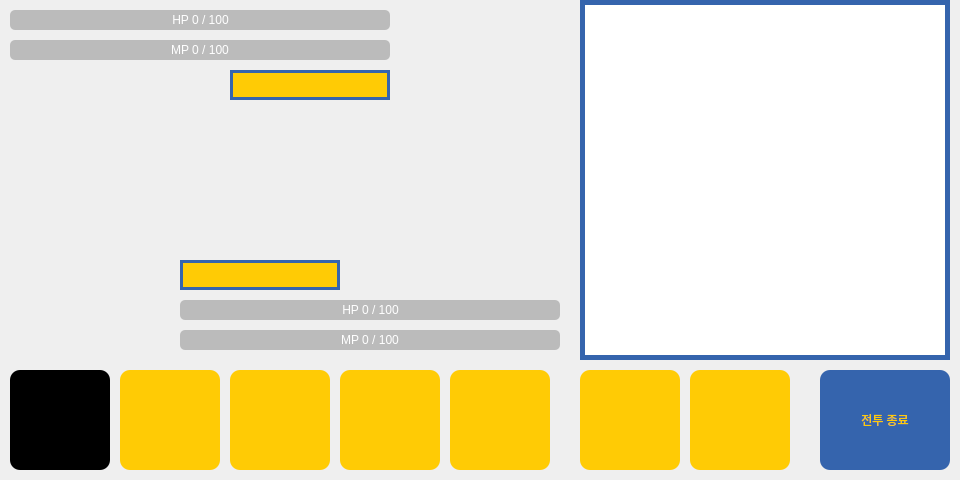
<?xml version="1.0" encoding="UTF-8"?>
<ui version="4.0">
 <class>MainWindow</class>
 <widget class="QMainWindow" name="MainWindow">
  <property name="geometry">
   <rect>
    <x>0</x>
    <y>0</y>
    <width>960</width>
    <height>480</height>
   </rect>
  </property>
  <property name="minimumSize">
   <size>
    <width>960</width>
    <height>480</height>
   </size>
  </property>
  <property name="maximumSize">
   <size>
    <width>960</width>
    <height>480</height>
   </size>
  </property>
  <property name="windowTitle">
   <string>Pokemon</string>
  </property>
  <property name="windowIcon">
   <iconset>
    <normaloff>icon/icon_pokemon96.png</normaloff>icon/icon_pokemon96.png</iconset>
  </property>
  <widget class="QWidget" name="centralwidget">
   <widget class="QLabel" name="label_mypokemon">
    <property name="geometry">
     <rect>
      <x>0</x>
      <y>180</y>
      <width>180</width>
      <height>180</height>
     </rect>
    </property>
    <property name="styleSheet">
     <string notr="true"/>
    </property>
    <property name="text">
     <string/>
    </property>
    <property name="alignment">
     <set>Qt::AlignCenter</set>
    </property>
   </widget>
   <widget class="QLabel" name="label_oppokemon">
    <property name="geometry">
     <rect>
      <x>390</x>
      <y>0</y>
      <width>180</width>
      <height>180</height>
     </rect>
    </property>
    <property name="styleSheet">
     <string notr="true"/>
    </property>
    <property name="text">
     <string/>
    </property>
    <property name="alignment">
     <set>Qt::AlignCenter</set>
    </property>
   </widget>
   <widget class="QProgressBar" name="progressBar_hp">
    <property name="geometry">
     <rect>
      <x>180</x>
      <y>300</y>
      <width>380</width>
      <height>20</height>
     </rect>
    </property>
    <property name="styleSheet">
     <string notr="true">QProgressBar{
	background-color: rgb(187, 187, 187);
	color: rgb(255, 255, 255);
	border-radius: 5px;
	border-style: none;
}
QProgressBar::chunk{
	background-color: rgb(255, 0, 0);
	margin: 3px;
	border-radius: 5px;
}</string>
    </property>
    <property name="value">
     <number>0</number>
    </property>
    <property name="alignment">
     <set>Qt::AlignCenter</set>
    </property>
    <property name="textVisible">
     <bool>true</bool>
    </property>
    <property name="invertedAppearance">
     <bool>false</bool>
    </property>
    <property name="format">
     <string>HP %p / 100</string>
    </property>
   </widget>
   <widget class="QProgressBar" name="progressBar_mp">
    <property name="geometry">
     <rect>
      <x>180</x>
      <y>330</y>
      <width>380</width>
      <height>20</height>
     </rect>
    </property>
    <property name="styleSheet">
     <string notr="true">QProgressBar{
	background-color: rgb(187, 187, 187);
	color: rgb(255, 255, 255);
	border-radius: 5px;
	border-style: none;
}
QProgressBar::chunk{
	background-color: rgb(0, 85, 255);
	margin: 3px;
	border-radius: 5px;
}</string>
    </property>
    <property name="value">
     <number>0</number>
    </property>
    <property name="alignment">
     <set>Qt::AlignCenter</set>
    </property>
    <property name="textVisible">
     <bool>true</bool>
    </property>
    <property name="format">
     <string>MP %p / 100</string>
    </property>
   </widget>
   <widget class="QProgressBar" name="progressBar_op_mp">
    <property name="geometry">
     <rect>
      <x>10</x>
      <y>40</y>
      <width>380</width>
      <height>20</height>
     </rect>
    </property>
    <property name="styleSheet">
     <string notr="true">QProgressBar{
	background-color: rgb(187, 187, 187);
	color: rgb(255, 255, 255);
	border-radius: 5px;
	border-style: none;
}
QProgressBar::chunk{
	background-color: rgb(0, 85, 255);
	margin: 3px;
	border-radius: 5px;
}</string>
    </property>
    <property name="value">
     <number>0</number>
    </property>
    <property name="alignment">
     <set>Qt::AlignCenter</set>
    </property>
    <property name="textVisible">
     <bool>true</bool>
    </property>
    <property name="format">
     <string>MP %p / 100</string>
    </property>
   </widget>
   <widget class="QProgressBar" name="progressBar_op_hp">
    <property name="geometry">
     <rect>
      <x>10</x>
      <y>10</y>
      <width>380</width>
      <height>20</height>
     </rect>
    </property>
    <property name="styleSheet">
     <string notr="true">QProgressBar{
	background-color: rgb(187, 187, 187);
	color: rgb(255, 255, 255);
	border-radius: 5px;
	border-style: none;
}
QProgressBar::chunk{
	background-color: rgb(255, 0, 0);
	margin: 3px;
	border-radius: 5px;
}</string>
    </property>
    <property name="minimum">
     <number>0</number>
    </property>
    <property name="value">
     <number>0</number>
    </property>
    <property name="alignment">
     <set>Qt::AlignCenter</set>
    </property>
    <property name="textVisible">
     <bool>true</bool>
    </property>
    <property name="invertedAppearance">
     <bool>false</bool>
    </property>
    <property name="format">
     <string>HP %p / 100</string>
    </property>
   </widget>
   <widget class="QListWidget" name="listWidget">
    <property name="geometry">
     <rect>
      <x>580</x>
      <y>0</y>
      <width>370</width>
      <height>360</height>
     </rect>
    </property>
    <property name="styleSheet">
     <string notr="true">color: rgb(53, 100, 173);
font: 14pt &quot;휴먼매직체&quot;;</string>
    </property>
    <property name="frameShape">
     <enum>QFrame::Panel</enum>
    </property>
    <property name="frameShadow">
     <enum>QFrame::Plain</enum>
    </property>
    <property name="lineWidth">
     <number>5</number>
    </property>
    <property name="defaultDropAction">
     <enum>Qt::IgnoreAction</enum>
    </property>
    <property name="alternatingRowColors">
     <bool>true</bool>
    </property>
    <property name="selectionMode">
     <enum>QAbstractItemView::NoSelection</enum>
    </property>
   </widget>
   <widget class="QPushButton" name="pushButton_back">
    <property name="geometry">
     <rect>
      <x>820</x>
      <y>370</y>
      <width>130</width>
      <height>100</height>
     </rect>
    </property>
    <property name="minimumSize">
     <size>
      <width>80</width>
      <height>80</height>
     </size>
    </property>
    <property name="styleSheet">
     <string notr="true">QPushButton{
	background-color: rgb(53, 100, 173);
	color: rgb(255, 203, 5);
	border-color: rgb(53, 100, 173);
	border-radius: 10px;
	font: 24pt &quot;휴먼매직체&quot;;
}
QPushButton:hover{
	color: rgb(255, 255, 127);
	background-color: rgb(0, 0, 255);
}
</string>
    </property>
    <property name="text">
     <string>전투 종료</string>
    </property>
   </widget>
   <widget class="QPushButton" name="pushButton_skill2">
    <property name="geometry">
     <rect>
      <x>120</x>
      <y>370</y>
      <width>100</width>
      <height>100</height>
     </rect>
    </property>
    <property name="minimumSize">
     <size>
      <width>80</width>
      <height>80</height>
     </size>
    </property>
    <property name="styleSheet">
     <string notr="true">QPushButton{
	background-color: rgb(255, 203, 5);
	color: rgb(53, 100, 173);
	border-radius: 10px;
	font: 12pt &quot;휴먼매직체&quot;;
}
QPushButton:hover{
	color: rgb(0, 0, 255);
	background-color: rgb(255, 255, 127);
}</string>
    </property>
    <property name="text">
     <string/>
    </property>
   </widget>
   <widget class="QPushButton" name="pushButton_skill3">
    <property name="geometry">
     <rect>
      <x>230</x>
      <y>370</y>
      <width>100</width>
      <height>100</height>
     </rect>
    </property>
    <property name="minimumSize">
     <size>
      <width>80</width>
      <height>80</height>
     </size>
    </property>
    <property name="styleSheet">
     <string notr="true">QPushButton{
	background-color: rgb(255, 203, 5);
	color: rgb(53, 100, 173);
	border-radius: 10px;
	font: 12pt &quot;휴먼매직체&quot;;
}
QPushButton:hover{
	color: rgb(0, 0, 255);
	background-color: rgb(255, 255, 127);
}</string>
    </property>
    <property name="text">
     <string/>
    </property>
   </widget>
   <widget class="QPushButton" name="pushButton_skill4">
    <property name="geometry">
     <rect>
      <x>340</x>
      <y>370</y>
      <width>100</width>
      <height>100</height>
     </rect>
    </property>
    <property name="minimumSize">
     <size>
      <width>80</width>
      <height>80</height>
     </size>
    </property>
    <property name="styleSheet">
     <string notr="true">QPushButton{
	background-color: rgb(255, 203, 5);

	color: rgb(53, 100, 173);
	border-radius: 10px;
	font: 12pt &quot;휴먼매직체&quot;;
}
QPushButton:hover{
	color: rgb(0, 0, 255);
	background-color: rgb(255, 255, 127);
}</string>
    </property>
    <property name="text">
     <string/>
    </property>
   </widget>
   <widget class="QPushButton" name="pushButton_skill5">
    <property name="geometry">
     <rect>
      <x>450</x>
      <y>370</y>
      <width>100</width>
      <height>100</height>
     </rect>
    </property>
    <property name="minimumSize">
     <size>
      <width>80</width>
      <height>80</height>
     </size>
    </property>
    <property name="styleSheet">
     <string notr="true">QPushButton{
	background-color: rgb(255, 203, 5);
	color: rgb(53, 100, 173);
	border-radius: 10px;
	font: 12pt &quot;휴먼매직체&quot;;
}
QPushButton:hover{
	color: rgb(0, 0, 255);
	background-color: rgb(255, 255, 127);
}</string>
    </property>
    <property name="text">
     <string/>
    </property>
   </widget>
   <widget class="QPushButton" name="pushButton_hp">
    <property name="geometry">
     <rect>
      <x>580</x>
      <y>370</y>
      <width>100</width>
      <height>100</height>
     </rect>
    </property>
    <property name="minimumSize">
     <size>
      <width>80</width>
      <height>80</height>
     </size>
    </property>
    <property name="styleSheet">
     <string notr="true">QPushButton{
	background-color: rgb(255, 203, 5);
	border-radius: 10px;
	font: 12pt &quot;휴먼매직체&quot;;
}
QPushButton:hover{
	background-color: rgb(255, 255, 127);
}</string>
    </property>
    <property name="text">
     <string/>
    </property>
   </widget>
   <widget class="QPushButton" name="pushButton_mp">
    <property name="geometry">
     <rect>
      <x>690</x>
      <y>370</y>
      <width>100</width>
      <height>100</height>
     </rect>
    </property>
    <property name="minimumSize">
     <size>
      <width>80</width>
      <height>80</height>
     </size>
    </property>
    <property name="styleSheet">
     <string notr="true">QPushButton{
	background-color: rgb(255, 203, 5);
	border-radius: 10px;
	font: 12pt &quot;휴먼매직체&quot;;
}
QPushButton:hover{
	background-color: rgb(255, 255, 127);
}</string>
    </property>
    <property name="text">
     <string/>
    </property>
   </widget>
   <widget class="QPushButton" name="pushButton_skill1">
    <property name="geometry">
     <rect>
      <x>10</x>
      <y>370</y>
      <width>100</width>
      <height>100</height>
     </rect>
    </property>
    <property name="minimumSize">
     <size>
      <width>80</width>
      <height>80</height>
     </size>
    </property>
    <property name="styleSheet">
     <string notr="true">QPushButton{
	background-color: rgb(0, 0, 0);
	color: rgb(53, 100, 173);
	border-radius: 10px;
	border-width: 5px;
	border-color: red;
	font: 12pt &quot;휴먼매직체&quot;;
}
QPushButton:hover{
	color: rgb(0, 0, 255);
	background-color: rgb(255, 255, 127);
}</string>
    </property>
    <property name="text">
     <string/>
    </property>
   </widget>
   <widget class="QLabel" name="label_mydamaged">
    <property name="geometry">
     <rect>
      <x>100</x>
      <y>180</y>
      <width>80</width>
      <height>50</height>
     </rect>
    </property>
    <property name="text">
     <string/>
    </property>
    <property name="alignment">
     <set>Qt::AlignCenter</set>
    </property>
   </widget>
   <widget class="QLabel" name="label_opdamaged">
    <property name="geometry">
     <rect>
      <x>390</x>
      <y>0</y>
      <width>70</width>
      <height>50</height>
     </rect>
    </property>
    <property name="styleSheet">
     <string notr="true">color: rgb(53, 100, 173);
font: 24pt &quot;휴먼매직체&quot;;
</string>
    </property>
    <property name="text">
     <string/>
    </property>
    <property name="alignment">
     <set>Qt::AlignCenter</set>
    </property>
   </widget>
   <widget class="QLabel" name="label_my">
    <property name="geometry">
     <rect>
      <x>180</x>
      <y>260</y>
      <width>160</width>
      <height>30</height>
     </rect>
    </property>
    <property name="styleSheet">
     <string notr="true">QLabel{
	background-color: rgb(255, 203, 5);
	color: rgb(53, 100, 173);
	border-color: rgb(53, 100, 173);
	font: 10pt &quot;휴먼매직체&quot;;
}</string>
    </property>
    <property name="frameShape">
     <enum>QFrame::Panel</enum>
    </property>
    <property name="lineWidth">
     <number>3</number>
    </property>
    <property name="text">
     <string/>
    </property>
    <property name="alignment">
     <set>Qt::AlignCenter</set>
    </property>
   </widget>
   <widget class="QLabel" name="label_op">
    <property name="geometry">
     <rect>
      <x>230</x>
      <y>70</y>
      <width>160</width>
      <height>30</height>
     </rect>
    </property>
    <property name="styleSheet">
     <string notr="true">QLabel{
	background-color: rgb(255, 203, 5);
	color: rgb(53, 100, 173);
	border-color: rgb(53, 100, 173);
	font: 10pt &quot;휴먼매직체&quot;;
}</string>
    </property>
    <property name="frameShape">
     <enum>QFrame::Panel</enum>
    </property>
    <property name="lineWidth">
     <number>3</number>
    </property>
    <property name="text">
     <string/>
    </property>
    <property name="alignment">
     <set>Qt::AlignCenter</set>
    </property>
   </widget>
   <zorder>listWidget</zorder>
   <zorder>label_mypokemon</zorder>
   <zorder>label_oppokemon</zorder>
   <zorder>progressBar_hp</zorder>
   <zorder>progressBar_mp</zorder>
   <zorder>progressBar_op_mp</zorder>
   <zorder>progressBar_op_hp</zorder>
   <zorder>pushButton_back</zorder>
   <zorder>pushButton_skill2</zorder>
   <zorder>pushButton_skill3</zorder>
   <zorder>pushButton_skill4</zorder>
   <zorder>pushButton_skill5</zorder>
   <zorder>pushButton_hp</zorder>
   <zorder>pushButton_mp</zorder>
   <zorder>pushButton_skill1</zorder>
   <zorder>label_mydamaged</zorder>
   <zorder>label_my</zorder>
   <zorder>label_op</zorder>
   <zorder>label_opdamaged</zorder>
  </widget>
 </widget>
 <resources/>
 <connections/>
</ui>
